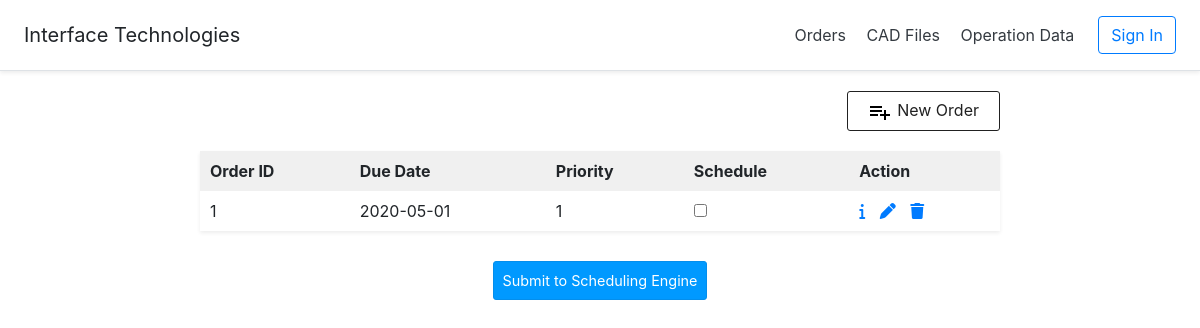
Before: / with the older database file.
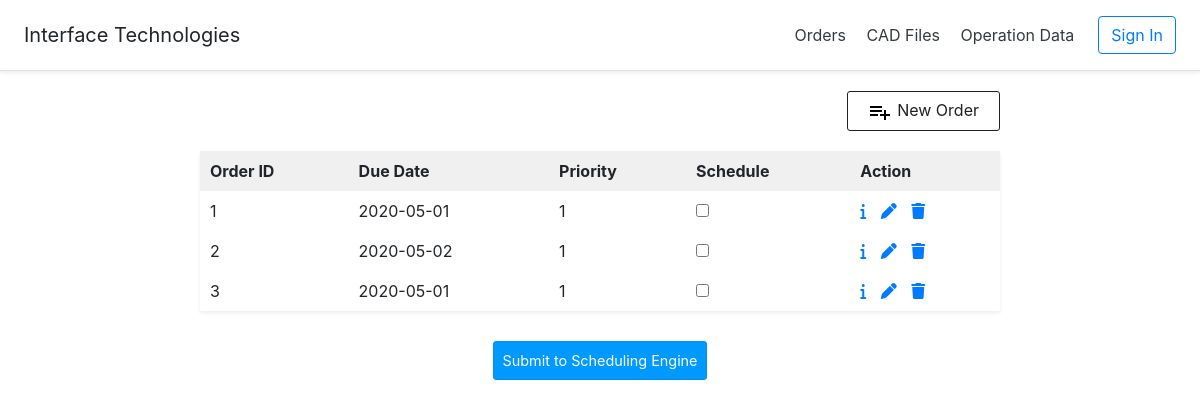
After: the same page with the newer database file.
### tables this page shows
CREATE TABLE JOB_ORDER
(
    id INT NOT NULL PRIMARY KEY AUTO_INCREMENT,
    due_date DATE,
    spread_time FLOAT,
    cut_time FLOAT,
    user_priority INT,
    generated_priority INT,
    allowable_table_ids VARCHAR(100),
    pref INT,
    scheduled VARCHAR(100),
    job_completed BOOLEAN,

    cadfile_id INT,

    NM INT,         
    TNR INT,       
    TCY INT     
);

### controllers/DBController.php (called while the page is built, shortened)
<?php
class DBController {
    private $host = "localhost";
    private $user = "root";
    private $password = "";
    private $database = "cutroom_db";
    private $conn;
    function __construct() {
        $this->conn = $this->connectDB();
    }
    function connectDB() {
        $conn = mysqli_connect($this->host,$this->user,$this->password,$this->database);
        return $conn;
    }
    function runBaseQuery($query) {
        $result = $this->conn->query($query);
            if ($result->num_rows > 0) {
                while($row = $result->fetch_assoc()) {
                    $resultset[] = $row;
                }
            }
        if(!empty($resultset)) {
            return $resultset;
        }
    }
}
?>

### controllers/job_order.php (called while the page is built, shortened)
<?php
require_once 'DBController.php';
class Job_Order {
    private $db_handle;
    function __construct() {
        $this->db_handle = new DBController();
    }
    function getAllOrders() {
        $sql = "SELECT * FROM JOB_ORDER ORDER BY id";
        $result = $this->db_handle->runBaseQuery($sql);
        return $result;
    }
}
?>

### views/job_orders.php (the view, shortened to what this page needs)
<?php require_once "header.php"; ?>
<div id="container">
    <div style="text-align: right; margin: 20px 0px 10px;">
        <a id="btnAddAction" href="index.php?action=job_order-add"><img src="views/image/icon-add.png" />New Order</a>
    </div>
    <form name="frmSchedule" method="post" action="" id="frmSchedule" onSubmit="return validate();">
        <div id="toys-grid" class="shadow-sm">
            <?php
            if (empty($result)) {
                echo "<p style='text-align: center;'><em>No orders were found in the database.</em></p>";
            } else {
            ?>
                <table cellpadding="10" cellspacing="1">
                    <thead>
                        <tr>
                            <th>Order ID</th>
                            <th>Due Date</th>
                            <th>Priority</th>
                            <th>Schedule</th>
                            <th>Action</th>
                        </tr>
                    </thead>
                    <tbody>
                        <?php
                        if (!empty($result)) {
                            foreach ($result as $k => $v) {
                        ?>
                                <tr>
                                    <td><?php echo $result[$k]["id"]; ?></td>
                                    <td><?php echo $result[$k]["due_date"]; ?></td>
                                    <td><?php echo $result[$k]["user_priority"]; ?></td>
                                    <td><input type="checkbox" name="scheduled[]" value=<?php echo $result[$k]["id"]; ?>></td>
                                    <td><a class="btnReadAction" href="index.php?action=job_order-read&id=<?php echo $result[$k]["id"]; ?>">
                                            <span class="fas fa-info"></span>
                                        </a>
                                        <a class="btnEditAction" href="index.php?action=job_order-edit&id=<?php echo $result[$k]["id"]; ?>">
                                            <span class="fas fa-pen"></span>
                                        </a>
                                        <a class="btnDeleteAction" href="index.php?action=job_order-delete&id=<?php echo $result[$k]["id"]; ?>">
                                            <span class="fas fa-trash"></span>
                                        </a>
                                    </td>
                                </tr>
                        <?php
                            }
                        }
                        ?>
                </table>
            <?php } ?>
        </div>
        <div>
            <input type="submit" name="submit" id="btnSchedule" value="Submit to Scheduling Engine" />
        </div>
    </form>
</div>
</body>
</html>

### index.php (shortened to what this page needs)
<?php
require_once 'controllers/DBController.php';
require_once 'controllers/job_order.php';
$action = "";
switch ($action) {
    default:
        if (isset($_POST['scheduled'])) {
            $scheduled_ids = $_POST['scheduled'];
            $sd = New Scheduling_Engine();
            $times = $sd->calculateCutSpreadTimes($scheduled_ids);
            require_once 'views/scheduling_engine.php';
            break;
        } else {
            $order = New Job_Order();
            $result = $order->getAllOrders();
            require_once 'views/job_orders.php';
            break;
        }
}
?>

### views/header.php (shortened to what this page needs)
<html lang="en">
<head>
    <link href="views/css/style.css" type="text/css" rel="stylesheet" />
    <link rel="stylesheet" href="https://stackpath.bootstrapcdn.com/bootstrap/4.3.1/css/bootstrap.min.css">
</head>
<div class="d-flex flex-column flex-md-row align-items-center p-3 px-md-4 mb-3 bg-white border-bottom shadow-sm">
    <h5 class="my-0 mr-md-auto font-weight-normal">Interface Technologies</h5>
    <nav class="my-2 my-md-0 mr-md-3">
        <a class="p-2 text-dark" href="index.php">Orders</a>
        <a class="p-2 text-dark" href="index.php?action=cad_files">CAD Files</a>
        <a class="p-2 text-dark" href="index.php?action=operation_data">Operation Data</a>
    </nav>
    <a class="btn btn-outline-primary" href="#">Sign In</a>
</div>
<body>

### views/css/style.css (style rules this page uses)
body { font-family: Arial; color: #212121; margin: auto; }
#container { margin: auto; width: 800px; }
#toys-grid { margin-bottom: 30px; }
#toys-grid table { width: 100%; background-color: #F0F0F0; }
#toys-grid table td { background-color: #FFFFFF; }
.btnReadAction { cursor: pointer; text-decoration: none; margin-right: 10px; }
.btnEditAction { cursor: pointer; text-decoration: none; margin-right: 10px; }
.btnDeleteAction { cursor: pointer; }
#btnAddAction { padding: 6px 20px; color: #212121; text-decoration: none; border-radius: 3px; cursor: pointer; border: #212121 1px solid; margin-bottom: 10px; display: inline-block; }
#btnAddAction img { margin-right: 5px; vertical-align: middle; }
#btnSchedule { padding: 8px; background: #09F; border: #048eec 1px solid; color: #FFF; font-size: 0.9em; border-radius: 3px; display: block; margin: auto; text-align: center; max-width: 400px; }

Changed rows visible on the page:
added job_order: id "2", due_date "2020-05-02", user_priority "1"
added job_order: id "3", due_date "2020-05-01", user_priority "1"
